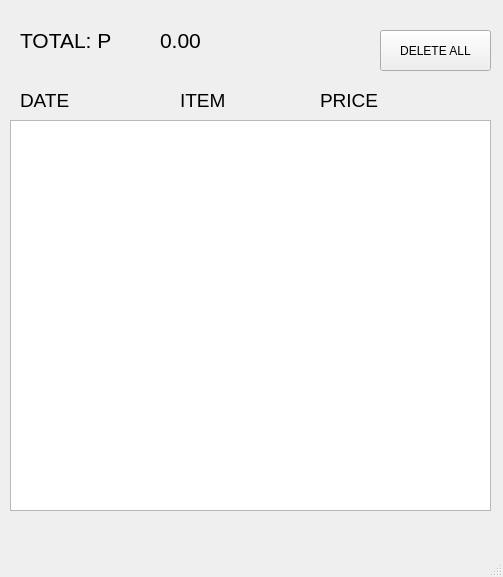
<?xml version="1.0" encoding="UTF-8"?>
<ui version="4.0">
 <class>orderedItems</class>
 <widget class="QMainWindow" name="orderedItems">
  <property name="geometry">
   <rect>
    <x>0</x>
    <y>0</y>
    <width>503</width>
    <height>577</height>
   </rect>
  </property>
  <property name="windowTitle">
   <string>Sold Items</string>
  </property>
  <widget class="QWidget" name="centralwidget">
   <widget class="QLabel" name="label">
    <property name="geometry">
     <rect>
      <x>20</x>
      <y>20</y>
      <width>121</width>
      <height>41</height>
     </rect>
    </property>
    <property name="font">
     <font>
      <pointsize>16</pointsize>
     </font>
    </property>
    <property name="text">
     <string>TOTAL: P</string>
    </property>
   </widget>
   <widget class="QLabel" name="total_lbl">
    <property name="geometry">
     <rect>
      <x>160</x>
      <y>20</y>
      <width>141</width>
      <height>41</height>
     </rect>
    </property>
    <property name="font">
     <font>
      <pointsize>16</pointsize>
     </font>
    </property>
    <property name="text">
     <string>0.00</string>
    </property>
   </widget>
   <widget class="QTableWidget" name="tableWidget">
    <property name="geometry">
     <rect>
      <x>10</x>
      <y>120</y>
      <width>481</width>
      <height>391</height>
     </rect>
    </property>
   </widget>
   <widget class="QLabel" name="label_2">
    <property name="geometry">
     <rect>
      <x>20</x>
      <y>80</y>
      <width>61</width>
      <height>41</height>
     </rect>
    </property>
    <property name="font">
     <font>
      <pointsize>14</pointsize>
     </font>
    </property>
    <property name="text">
     <string>DATE</string>
    </property>
   </widget>
   <widget class="QLabel" name="label_3">
    <property name="geometry">
     <rect>
      <x>320</x>
      <y>80</y>
      <width>61</width>
      <height>41</height>
     </rect>
    </property>
    <property name="font">
     <font>
      <pointsize>14</pointsize>
     </font>
    </property>
    <property name="text">
     <string>PRICE</string>
    </property>
   </widget>
   <widget class="QLabel" name="label_4">
    <property name="geometry">
     <rect>
      <x>180</x>
      <y>80</y>
      <width>61</width>
      <height>41</height>
     </rect>
    </property>
    <property name="font">
     <font>
      <pointsize>14</pointsize>
     </font>
    </property>
    <property name="text">
     <string>ITEM</string>
    </property>
   </widget>
   <widget class="QPushButton" name="del_btn">
    <property name="geometry">
     <rect>
      <x>380</x>
      <y>30</y>
      <width>111</width>
      <height>41</height>
     </rect>
    </property>
    <property name="text">
     <string>DELETE ALL</string>
    </property>
   </widget>
  </widget>
  <widget class="QMenuBar" name="menubar">
   <property name="geometry">
    <rect>
     <x>0</x>
     <y>0</y>
     <width>503</width>
     <height>26</height>
    </rect>
   </property>
  </widget>
  <widget class="QStatusBar" name="statusbar"/>
 </widget>
 <resources/>
 <connections/>
</ui>
